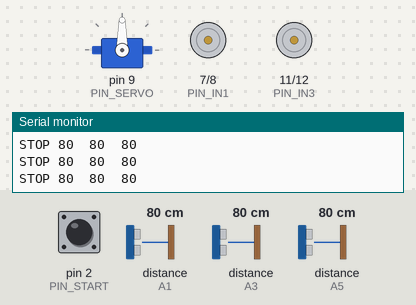
The sketch below on a simulated Arduino Mega 2560, built with avr-gcc and run on an emulated ATmega2560. Parts: servo, motor-driver pin pairs drawn as motors (green arrow = first pin HIGH = forward, orange = second pin HIGH = backward, longer = more drive, scaled by the enable pin), the last lines printed to the serial monitor. Wiring (inferred from the names in the program): 3 × ultrasonic range finder: trigger A0, echo A1 / trigger A2, echo A3 / trigger A4, echo A5. The inputs (shaded band) are chosen by the test bench; at power-on: pin 2 (PIN_START) HIGH, distance to the obstacle (sensors on A3, A1, A5) 80 cm. The echo pulse lasts 58.3 µs per cm.

Above: at 1.2 s.
1.3 s: pin 2 (PIN_START) pulled LOW for 0.15 s
At 1.6 s:
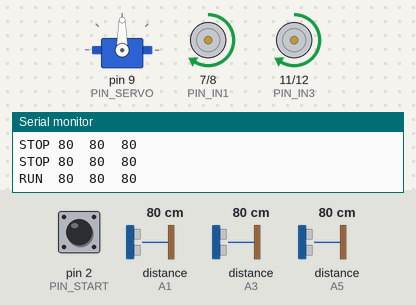
2.9 s: distance to the obstacle (sensor on A3) set to 2 cm
At 4.1 s:
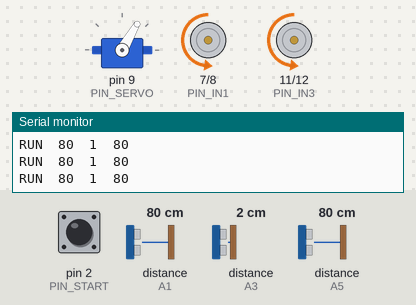
4.4 s: distance to the obstacle (sensor on A1) set to 84 cm
At 5.1 s:
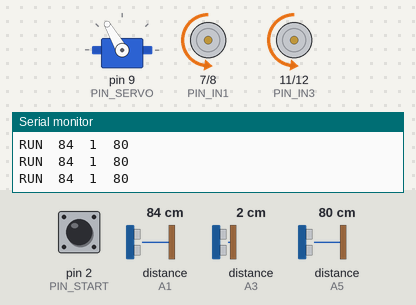
5.9 s: distance to the obstacle (sensor on A3) set to 18 cm
At 6.7 s:
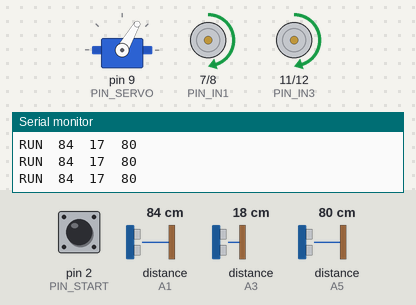
7.4 s: distance to the obstacle (sensor on A5) set to 87 cm
At 7.8 s:
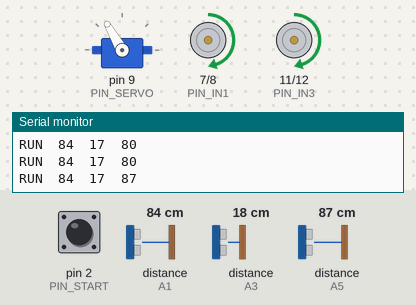
8.9 s: pin 2 (PIN_START) pulled LOW for 1 s
At 9.8 s:
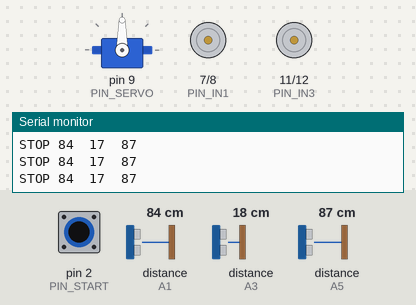
Timing chart, 0 to 11.9 s (numbered marks = the images above; inputs shaded):
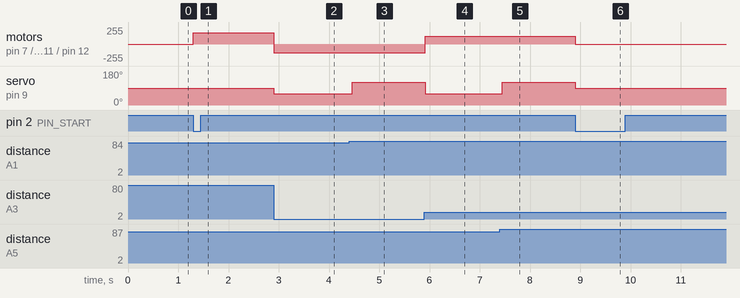

The sketch:

t150.ino
```cpp
// sosny — Т-150: ламана рама на SG90 (через тягу, scad/t150_joint.scad),
// три HC-SR04, кнопка Start. Після натискання їде сам; ще раз натиснути — стоп.
// Без delay: кожна задача сама дивиться на millis().
#include <Servo.h>

// ---------- Піни (Arduino Nano) ----------
const int PIN_ENA = 5, PIN_IN1 = 7,  PIN_IN2 = 8;    // задній мотор (L298N)
const int PIN_ENB = 6, PIN_IN3 = 11, PIN_IN4 = 12;   // передній мотор
const int PIN_SERVO = 9;
const int PIN_START = 2;                             // кнопка: D2 і GND
//                 лівий  передній  правий
const int TRIG[3] = { A0,    A2,      A4 };
const int ECHO[3] = { A1,    A3,      A5 };
enum { LEFT = 0, FRONT = 1, RIGHT = 2 };

// ---------- Налаштування ----------
const int SERVO_CENTER = 90;   // рама рівно (підібрати)
const int FRAME_MAX    = 20;   // рама ламається максимум на ±20° (межа в трубі Ø103, див. презентацію)
const int LINK_RATIO_X2 = 3;   // тяга: серво крутиться в 3/2 = 1.5 раза більше за раму
const bool SERVO_INVERT = false;  // якщо "вліво" ламає вправо -> true

const int SPEED_FWD  = 170;    // 0..255
const int SPEED_SLOW = 120;
const int SPEED_BACK = 130;

const int FREE_CM = 30;        // попереду вільно
const int STOP_CM = 15;        // ближче — їдемо назад

const unsigned long PING_MS   = 25;   // пауза між датчиками
const unsigned long PRINT_MS  = 200;
const unsigned long DEBOUNCE_MS = 50;

// ---------- Стан ----------
Servo steer;
int  dist[3] = { 400, 400, 400 };
int  which = 0;
bool running = false;
unsigned long lastPing = 0, lastPrint = 0, lastBtn = 0;
int  btnPrev = HIGH;

// ---------- Мотори ----------
void motor(int en, int a, int b, int spd) {
  digitalWrite(a, spd > 0);
  digitalWrite(b, spd < 0);
  analogWrite(en, abs(spd));
}
void drive(int spd) {          // обидва однаково — кермує рама
  motor(PIN_ENA, PIN_IN1, PIN_IN2, spd);
  motor(PIN_ENB, PIN_IN3, PIN_IN4, spd);
}

// ---------- Рама ----------
// frame: -FRAME_MAX (вліво) .. 0 .. +FRAME_MAX (вправо) — кут РАМИ, не серво
void setFrame(int frame) {
  frame = constrain(frame, -FRAME_MAX, FRAME_MAX);
  int servo = frame * LINK_RATIO_X2 / 2;     // ±20° рами -> ±30° серво
  if (SERVO_INVERT) servo = -servo;
  steer.write(SERVO_CENTER + servo);
}

// ---------- Датчики ----------
int measure(int i) {
  digitalWrite(TRIG[i], LOW);  delayMicroseconds(2);
  digitalWrite(TRIG[i], HIGH); delayMicroseconds(10);
  digitalWrite(TRIG[i], LOW);
  long us = pulseIn(ECHO[i], HIGH, 12000);   // макс. 12 мс (~2 м)
  if (us == 0) return 400;
  return us / 58;
}

// ---------- Задачі ----------
void taskButton(unsigned long now) {          // натиснули -> старт/стоп
  int b = digitalRead(PIN_START);
  if (b != btnPrev && now - lastBtn > DEBOUNCE_MS) {
    lastBtn = now;
    btnPrev = b;
    if (b == LOW) running = !running;
  }
}

void taskSensors(unsigned long now) {         // один датчик за раз
  if (now - lastPing < PING_MS) return;
  lastPing = now;
  dist[which] = measure(which);
  which = (which + 1) % 3;
}

void taskDrive() {
  if (!running) { drive(0); setFrame(0); return; }

  int sideFrame = (dist[LEFT] > dist[RIGHT]) ? -FRAME_MAX : FRAME_MAX;

  if (dist[FRONT] > FREE_CM) {                // вільно — прямо
    setFrame(0);
    drive(SPEED_FWD);
  } else if (dist[FRONT] > STOP_CM) {         // близько — повільно в бік, де більше місця
    setFrame(sideFrame);
    drive(SPEED_SLOW);
  } else {                                     // впритул — назад з рамою в інший бік
    setFrame(-sideFrame);
    drive(-SPEED_BACK);
  }
}

void taskPrint(unsigned long now) {
  if (now - lastPrint < PRINT_MS) return;
  lastPrint = now;
  Serial.print(running ? "RUN  " : "STOP ");
  Serial.print(dist[LEFT]);  Serial.print("  ");
  Serial.print(dist[FRONT]); Serial.print("  ");
  Serial.println(dist[RIGHT]);
}

// ---------- setup / loop ----------
void setup() {
  Serial.begin(9600);
  pinMode(PIN_IN1, OUTPUT); pinMode(PIN_IN2, OUTPUT);
  pinMode(PIN_IN3, OUTPUT); pinMode(PIN_IN4, OUTPUT);
  pinMode(PIN_ENA, OUTPUT); pinMode(PIN_ENB, OUTPUT);
  pinMode(PIN_START, INPUT_PULLUP);
  for (int i = 0; i < 3; i++) { pinMode(TRIG[i], OUTPUT); pinMode(ECHO[i], INPUT); }
  drive(0);
  steer.attach(PIN_SERVO);
  setFrame(0);
}

void loop() {
  unsigned long now = millis();
  taskButton(now);
  taskSensors(now);
  taskDrive();
  taskPrint(now);
}
```

Measured:
- the behaviour switches between 80 and 81 cm on distance to the obstacle (sensor on A1) (found by bisection; images 2 and 3)
- the behaviour switches between 83 and 84 cm on distance to the obstacle (sensor on A5) (found by bisection; images 4 and 5)
- after the input at 1.3 s, motor on pin 7 (PIN_IN1) / pin 8 (PIN_IN2), motor on pin 11 (PIN_IN3) / pin 12 (PIN_IN4): stopped → forward 170/255 at once
- after the input at 2.9 s, motor on pin 7 (PIN_IN1) / pin 8 (PIN_IN2), motor on pin 11 (PIN_IN3) / pin 12 (PIN_IN4): forward 170/255 → backward 130/255 at once; servo on pin 9 (PIN_SERVO): 90° → 60° at once
- after the input at 4.4 s, servo on pin 9 (PIN_SERVO): 60° → 120° after 0.06 s
- after the input at 5.9 s, motor on pin 7 (PIN_IN1) / pin 8 (PIN_IN2), motor on pin 11 (PIN_IN3) / pin 12 (PIN_IN4): backward 130/255 → forward 120/255 at once; servo on pin 9 (PIN_SERVO): 120° → 60° at once
- after the input at 7.4 s, servo on pin 9 (PIN_SERVO): 60° → 120° at once
- after the input at 8.9 s, motor on pin 7 (PIN_IN1) / pin 8 (PIN_IN2), motor on pin 11 (PIN_IN3) / pin 12 (PIN_IN4): forward 120/255 → stopped at once; servo on pin 9 (PIN_SERVO): 120° → 90° at once
